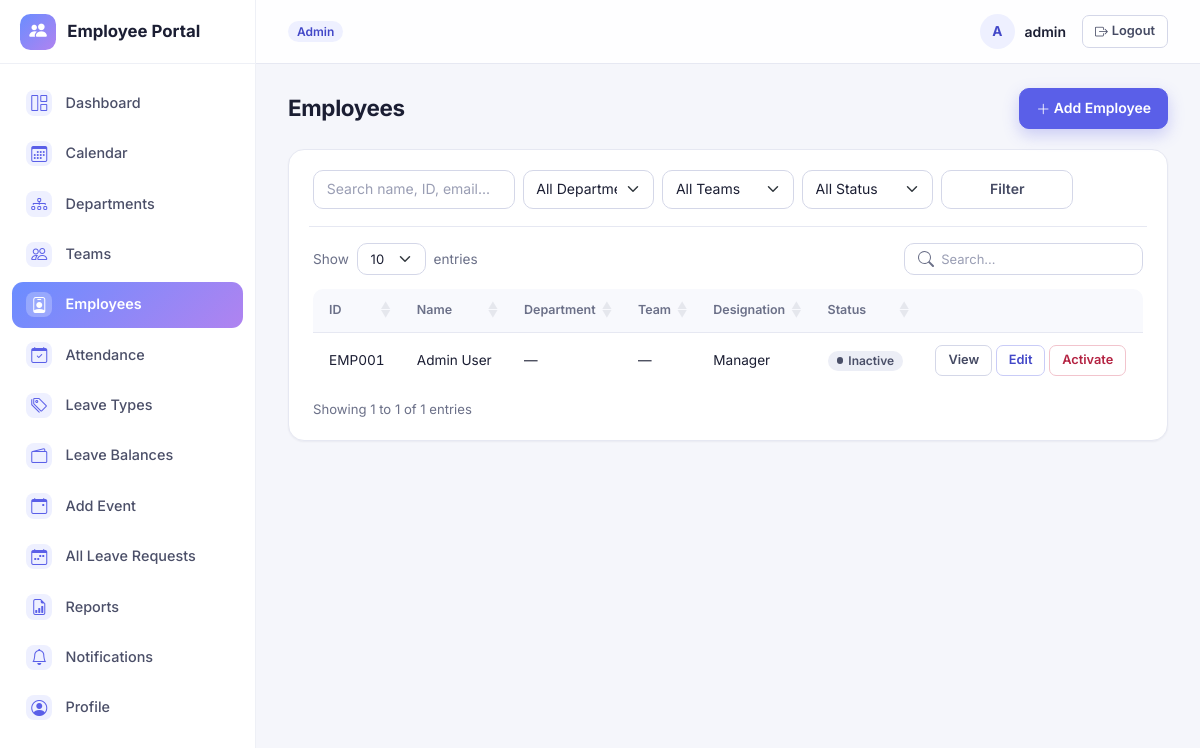
Before: /employees/ (signed in) with the older database file.
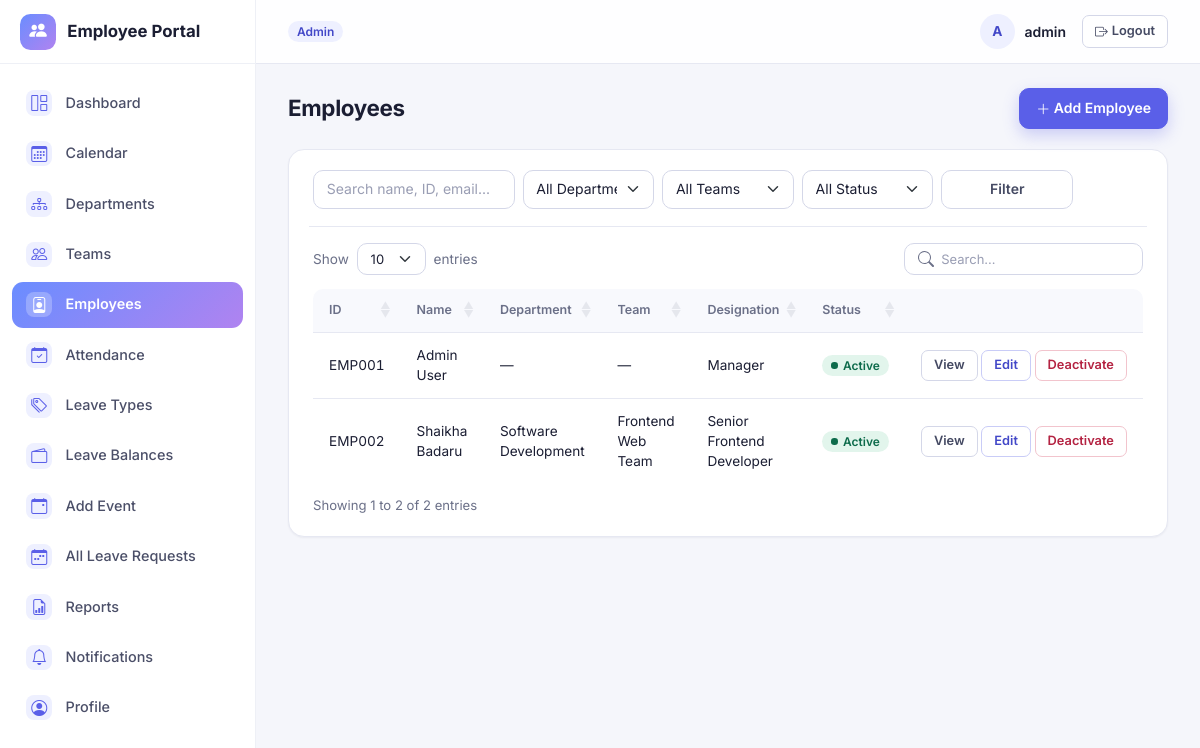
After: the same page with the newer database file.
### employeeApp/models/employees.py (models this page shows, shortened)
class Employee(models.Model):
    class EmploymentStatus(models.TextChoices):
        ACTIVE='ACTIVE','Active'
        INACTIVE='INACTIVE','Inactive'
    user=models.OneToOneField(settings.AUTH_USER_MODEL, on_delete=models.CASCADE, related_name='employee_profile')
    employee_id=models.CharField(max_length=20, unique=True)
    full_name=models.CharField(max_length=150)
    email=models.EmailField(unique=True)
    phone=models.CharField(max_length=20, blank=True)
    date_of_joining=models.DateField()
    designation=models.CharField(max_length=100)
    team=models.ForeignKey(Team, on_delete=models.SET_NULL,null=True,blank=True,related_name='employees')
    reporting_team_lead=models.ForeignKey(
        settings.AUTH_USER_MODEL,on_delete=models.SET_NULL, null=True, blank=True,
        related_name='direct_reports', limit_choices_to={'role': 'TEAM_LEAD'}
    )
    employment_status=models.CharField(max_length=10,choices=EmploymentStatus.choices,default=EmploymentStatus.ACTIVE)
    created_at=models.DateTimeField(auto_now_add=True)
    class Meta:
        ordering=['full_name']
    @property
    def department(self):
        return self.team.department if self.team else None

### employeeApp/models/organization.py (models this page shows, shortened)
class Team(models.Model):
    name = models.CharField(max_length=100)
    department = models.ForeignKey(Department, on_delete=models.CASCADE, related_name='teams')
    team_lead = models.ForeignKey(
        settings.AUTH_USER_MODEL, on_delete=models.SET_NULL, null=True, blank=True,
        related_name='led_teams', limit_choices_to={'role': 'TEAM_LEAD'}
    )
    description = models.TextField(blank=True)
    is_active = models.BooleanField(default=True)
    created_at = models.DateTimeField(auto_now_add=True)
    class Meta:
        ordering = ['department__name', 'name']
        unique_together = ('name', 'department')

class Department(models.Model):
    name = models.CharField(max_length=100, unique=True)
    description = models.TextField(blank=True)
    is_active = models.BooleanField(default=True)
    created_at = models.DateTimeField(auto_now_add=True)
    class Meta:
        ordering = ['name']
    def __str__(self):
        return self.name

### employeeApp/views/employees.py (the view)
# urls.py: path('employees/',views.employee_list, name='employee_list'),
@login_required
def employee_list(request):
    user = request.user
    if user.can_manage_employees():
        employees = Employee.objects.select_related('team', 'team__department', 'user')
    elif user.is_team_lead():
        employees = Employee.objects.filter(team__team_lead=user).select_related('team', 'team__department', 'user')
    else:
        employees = Employee.objects.filter(user=user).select_related('team', 'team__department', 'user')
    q = request.GET.get('q')
    department_id = request.GET.get('department')
    team_id = request.GET.get('team')
    status = request.GET.get('status')
    if q:
        employees = employees.filter(
            Q(full_name__icontains=q) | Q(employee_id__icontains=q) | Q(email__icontains=q)
        )
    if department_id:
        employees = employees.filter(team__department_id=department_id)
    if team_id:
        employees = employees.filter(team_id=team_id)
    if status:
        employees = employees.filter(employment_status=status)
    paginator = Paginator(employees, 15)
    page_obj = paginator.get_page(request.GET.get('page'))
    return render(request, 'employeeApp/employee_list.html', {
        'page_obj': page_obj,
        'departments': Department.objects.filter(is_active=True),
        'teams': Team.objects.filter(is_active=True),
        'statuses': Employee.EmploymentStatus.choices,
        'filters': {'q': q or '', 'department': department_id or '', 'team': team_id or '', 'status': status or ''},
        'can_manage': user.can_manage_employees(),
    })

### accounts/models.py (called while the page is built)
    def is_team_lead(self):
        return self.role == self.Role.TEAM_LEAD

    def can_manage_employees(self):
        return self.role in (self.Role.ADMIN, self.Role.HR)

### employeeApp/context_processors.py (called while the page is built)
def unread_notifications(request):
    if request.user.is_authenticated:
        qs = Notification.objects.filter(user=request.user, is_read=False)
        return {
            'unread_notification_count': qs.count(),
            'recent_notifications': qs[:5],
        }
    return {'unread_notification_count': 0, 'recent_notifications': []}

### employeeApp/templates/employeeApp/employee_list.html (shortened to what this page needs)
{% extends "base.html" %}
{% block content %}
<div class="page-header">
    <h1>Employees</h1>
    {% if can_manage %}
    <a href="{% url 'employeeApp:employee_add' %}" class="btn btn-primary"><i class="bi bi-plus-lg"></i> Add Employee</a>
    {% endif %}
</div>
<div class="table-card">
    <form method="get" class="row g-2 mb-3">
        <div class="col-md-3">
            <input type="text" name="q" value="{{ filters.q }}" class="form-control" placeholder="Search name, ID, email...">
        </div>
        <div class="col-md-2">
            <select name="department" class="form-select">
                <option value="">All Departments</option>
            </select>
        </div>
        <div class="col-md-2">
            <select name="team" class="form-select">
                <option value="">All Teams</option>
            </select>
        </div>
        <div class="col-md-2">
            <select name="status" class="form-select">
                <option value="">All Status</option>
            </select>
        </div>
        <div class="col-md-2">
            <button type="submit" class="btn btn-outline-secondary w-100">Filter</button>
        </div>
    </form>
    <table class="table table-hover align-middle dt-table">
        <thead><tr><th>ID</th><th>Name</th><th>Department</th><th>Team</th><th>Designation</th><th>Status</th><th class="no-sort"></th></tr></thead>
        <tbody>
        {% for emp in page_obj %}
            <tr>
                <td>{{ emp.employee_id }}</td>
                <td>{{ emp.full_name }}</td>
                <td>{{ emp.department|default:"—" }}</td>
                <td>{{ emp.team.name|default:"—" }}</td>
                <td>{{ emp.designation }}</td>
                <td>
                    {% if emp.employment_status == "ACTIVE" %}<span class="badge bg-success">Active</span>{% else %}<span class="badge bg-secondary">Inactive</span>{% endif %}
                </td>
                <td class="text-nowrap">
                    <a href="{% url 'employeeApp:employee_detail' emp.pk %}" class="btn btn-sm btn-outline-secondary">View</a>
                    {% if can_manage %}
                    <a href="{% url 'employeeApp:employee_edit' emp.pk %}" class="btn btn-sm btn-outline-primary">Edit</a>
                    <a href="{% url 'employeeApp:employee_toggle_status' emp.pk %}" class="btn btn-sm btn-outline-danger" onclick="return confirm('Change status for {{ emp.full_name }}?');">
                        {% if emp.employment_status == "ACTIVE" %}Deactivate{% else %}Activate{% endif %}
                    </a>
                    {% endif %}
                </td>
            </tr>
        {% empty %}
            <tr><td colspan="7" class="text-muted text-center py-4">No employees found.</td></tr>
        {% endfor %}
        </tbody>
    </table>
</div>
{% endblock %}

Changed rows visible on the page:
changed Employee "EMP001": employment_status "Inactive Activate" → "Active Deactivate"
added Employee: employee_id "EMP002", full_name "Shaikha Badaru", department "Software Development", team.name "Frontend Web Team", designation "Senior Frontend Developer", employment_status "Active"
Other visible differences:
text written by a page script: "Show entries Showing 1 to 1 of 1 entries" → "Show entries Showing 1 to 2 of 2 entries"
